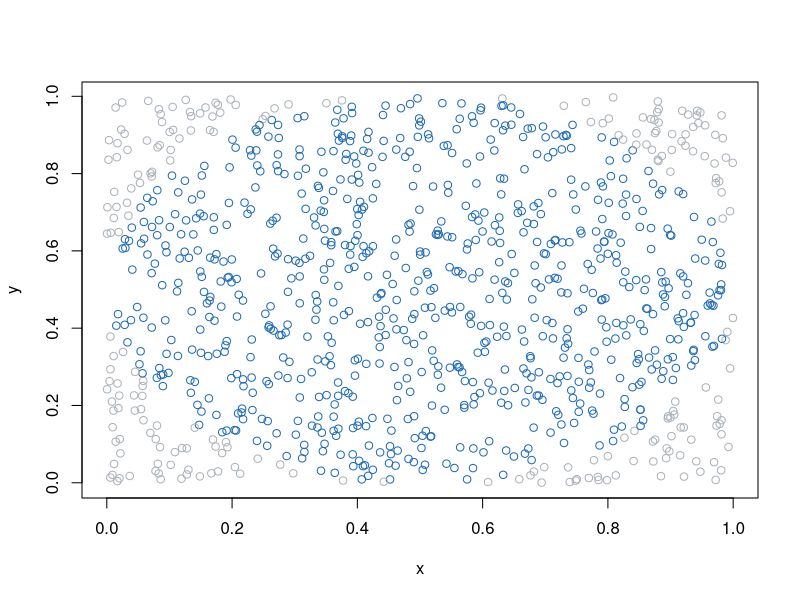

This figure's R source:
## ---- chunk 1
knitr::opts_chunk$set(echo = TRUE)
## ---- chunk 2
# Función para estimar pi
estimate_pi <- function(n) {
  # Generar n puntos x e y
  x <- runif(n, min = 0, max = 1)
  y <- runif(n, min = 0, max = 1)
  
  # Calcular si cada punto está dentro del círculo
  inside <- ifelse((x - 0.5)^2 + (y - 0.5)^2 <= 0.25, 1, 0)
  
  # Estimar pi
  pi_est <- 4 * sum(inside) / n
  
  return(pi_est)
}

# Probar la función con 1000 puntos
estimate_pi(1000)
## ---- chunk 3
# Generar 1000 puntos x e y
n <- 1000
x <- runif(n, min = 0, max = 1)
y <- runif(n, min = 0, max = 1)

# Calcular si cada punto está dentro del círculo
inside <- ifelse((x - 0.5)^2 + (y - 0.5)^2 <= 0.25, 1, 0)

# Estimar pi
pi_est <- 4 * sum(inside) / n

# Crear un trazado de los puntos
plot(x, y, col = ifelse(inside == 1, "#1E6BB8", "#ABB2B9"))

## ---- chunk 4
n <- 1000
x <- runif(n, min = 0, max = 1)
y <- runif(n, min = 0, max = 1)
inside <- ifelse((x - 0.5)^2 + (y - 0.5)^2 <= 0.25, 1, 0)
points_inside <- sum(inside)
pi_est <- estimate_pi(n)

print(paste("Número de puntos dentro del círculo: ", points_inside))
print(paste("Estimación de π: ", pi_est))
